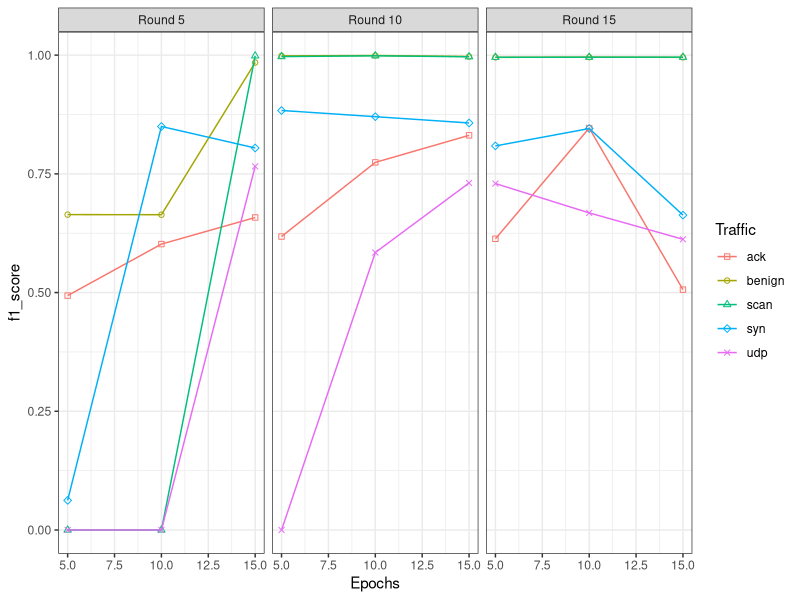
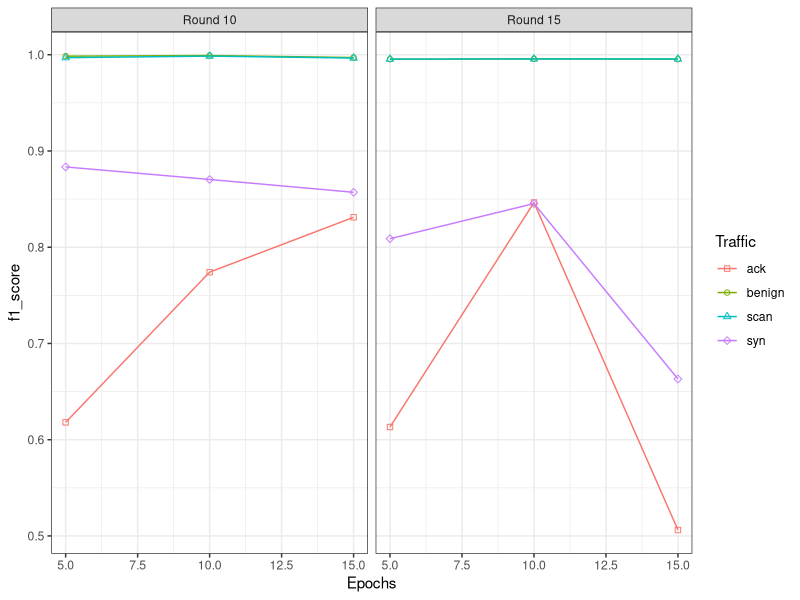

Here is the R script that generated these plots, in order:
#
#@author: Nathanael Timothy Bowley
#@Banner ID: B00742839
#@Course: Software Defined Networking 
#@Version: 1
#@Date: 4/18/2023 (MM/DD/YYYY)
#@Description: This code uses the sdnData.txt from our trails to generate two figures
# the first of which shows the overall trends in the f1_scores for Traffic variables by rounds and epochs.
# the second removes round 5 data and udp to show a better comparison between data.
#
library(tidyverse)

dataFrame <- read.table("sdnData.txt", header=TRUE, sep="\t", stringsAsFactors = TRUE)
dataFrame

glimpse(dataFrame)
summary(dataFrame)

dataFrameTest <- pivot_longer(dataFrame, cols= c(benign, ack, scan, syn, udp),
                              names_to = "Traffic",
                              values_to = "f1_score")


#citation: for renaming the Round labels I referenced here: https://stackoverflow.com/questions/50718397/labeller-not-applying-labels-with-facet-wrap-and-returns-na
labels <- c("5" = "Round 5", "10" = "Round 10", "15" = "Round 15")

ggplot(dataFrameTest, aes(x=Epochs, y=f1_score, color=Traffic, shape=Traffic)) + 
  geom_point() +
  geom_line() +
  facet_wrap(~Rounds, labeller = labeller(Rounds = labels)) +
  theme_bw() +
  scale_shape_manual(values=c(0,1,2,5,4))

#end citation for labeller code.

dataFrameTest2 <- dataFrame


#removal of round 5 and udp for better comparison.
dataFrameTest2$udp <- NULL
dataFrameTest2 <- dataFrameTest2[-1,]
dataFrameTest2 <- dataFrameTest2[-1,]
dataFrameTest2 <- dataFrameTest2[-1,]


dataFrameRemovedData <- pivot_longer(dataFrameTest2, cols= c(benign, ack, scan, syn),
                              names_to = "Traffic",
                              values_to = "f1_score")


ggplot(dataFrameRemovedData, aes(x=Epochs, y=f1_score, color=Traffic, shape=Traffic)) + 
  geom_point() +
  geom_line() +
  facet_wrap(~Rounds, labeller = labeller(Rounds = labels)) +
  theme_bw() +
  scale_shape_manual(values=c(0,1,2,5,4))